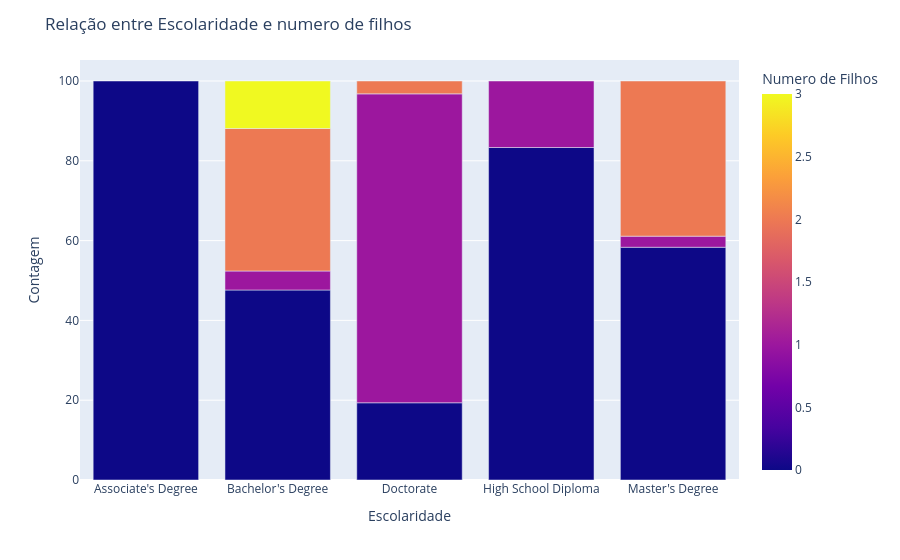

The notebook cell saved with this chart:
### Markdown cell above
**Qual a relação de filhos com o grau de escolaridade?**

### Code cell
df_grouped = df.groupby(['Number of Children', 'Education']).size().reset_index(name='count')
total_por_educacao = df_grouped.groupby('Education')['count'].transform('sum')
df_grouped['percent'] = (df_grouped['count'] / total_por_educacao) * 100

# Cria gráfico de barras empilhadas
fig = px.bar(df_grouped, x='Education', y='percent', color='Number of Children', barmode='stack',
             labels={'Education': 'Escolaridade', 'percent': 'Porcentagem', 'Number of Children': 'Numero de Filhos'})

fig.update_layout(title='Relação entre Escolaridade e numero de filhos',
                  yaxis_title='Contagem',
                  legend_title='Numero de filhos')
fig.show()

### Figure 1 — Plotly figure (JSON) as saved in the notebook; plotly's stock layout.template omitted (floating-point values rounded to 4 significant figures)
{"data": [{"hovertemplate": "Escolaridade=%{x}<br>Porcentagem=%{y}<br>Numero de Filhos=%{marker.color}<extra></extra>", "legendgroup": "", "marker": {"color": [0, 0, 0, 0, 0, 1, 1, 1, 1, 2, 2, 2, 3], "coloraxis": "coloraxis", "pattern": {"shape": ""}}, "name": "", "orientation": "v", "showlegend": false, "textposition": "auto", "type": "bar", "x": ["Associate's Degree", "Bachelor's Degree", "Doctorate", "High School Diploma", "Master's Degree", "Bachelor's Degree", "Doctorate", "High School Diploma", "Master's Degree", "Bachelor's Degree", "Doctorate", "Master's Degree", "Bachelor's Degree"], "xaxis": "x", "y": [100.0, 47.62, 19.35, 83.33, 58.33, 4.762, 77.42, 16.67, 2.778, 35.71, 3.226, 38.89, 11.9], "yaxis": "y"}], "layout": {"barmode": "stack", "coloraxis": {"colorbar": {"title": {"text": "Numero de Filhos"}}, "colorscale": [[0, "#0d0887"], [0.1111, "#46039f"], [0.2222, "#7201a8"], [0.3333, "#9c179e"], [0.4444, "#bd3786"], [0.5556, "#d8576b"], [0.6667, "#ed7953"], [0.7778, "#fb9f3a"], [0.8889, "#fdca26"], [1, "#f0f921"]]}, "legend": {"title": {"text": "Numero de filhos"}, "tracegroupgap": 0}, "margin": {"t": 60}, "title": {"text": "Relação entre Escolaridade e numero de filhos"}, "xaxis": {"anchor": "y", "domain": [0, 1], "title": {"text": "Escolaridade"}}, "yaxis": {"anchor": "x", "domain": [0, 1], "title": {"text": "Contagem"}}}}
